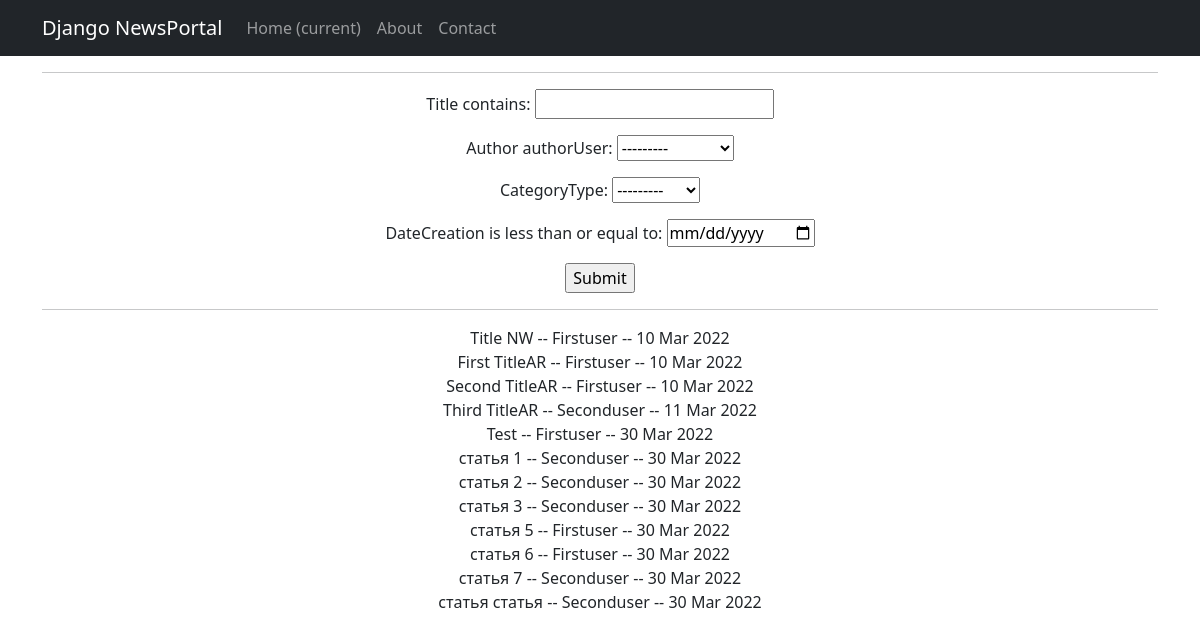
/news/search, run on the app's committed database.
### News/models.py (models this page shows, shortened)
class Post (models.Model):
    author = models.ForeignKey(Author, on_delete=models.CASCADE)
    NEWS = 'NW'
    ARTICLE = 'AR'
    CATEGORY_CHOICES = (
        (NEWS, 'Новость'),
        (ARTICLE, 'Статья'),
    )
    categoryType = models.CharField(max_length=2, choices=CATEGORY_CHOICES, default=ARTICLE)
    dateCreation = models.DateTimeField(auto_now_add=True)
    postCategory = models.ManyToManyField(Category, through='PostCategory')
    title = models.CharField(max_length=128)
    text = models.TextField()
    rating = models.SmallIntegerField(default=0)

class Author(models.Model):
    authorUser = models.OneToOneField(User, on_delete=models.CASCADE)
    ratingAuthor = models.SmallIntegerField(default=0, verbose_name="Рейтинг Автора")
    def __str__(self):
        return f'{self.authorUser}'

### News/views.py (the view)
# urls.py: path("search", post_filter),
def post_filter(request):
    f = PostFilter(request.GET, queryset=Post.objects.all())
    return render(request, 'filter_t.html', {'filter': f})

### templates/filter_t.html (shortened to what this page needs)
<!DOCTYPE html>
{% extends 'NewsPortal/default.html' %}
{% load custom_filters %}
{% block content %}
<html lang="en">
<head>
</head>
<body>
<hr>
  <form method="get">
    {{ filter.form.as_p }}
    <input type="submit" />
      <hr>
  </form>
    {% for obj in filter.qs %}
        {{ obj.title }} -- {{ obj.author }}  -- {{ obj.dateCreation|date:'d M Y' }} <br />
    {% endfor %}
</body>
{% endblock content %}

### templates/NewsPortal/default.html (shortened to what this page needs)
<!DOCTYPE html>
<html lang="en">
<head>
    {% load static %}
    <link href="{% static 'css/styles.css' %}" rel="stylesheet"/>
</head>
<body>
<nav class="navbar navbar-expand-lg navbar-dark bg-dark static-top">
    <div class="container">
        <a class="navbar-brand" href="#">Django NewsPortal</a>
        <div class="collapse navbar-collapse" id="navbarResponsive">
            <ul class="navbar-nav ml-auto">
                <li class="nav-item active">
                    <a class="nav-link" href="#">Home
                        <span class="sr-only">(current)</span>
                    </a>
                </li>
                <li class="nav-item">
                    <a class="nav-link" href="/about/">About</a>
                </li>
                <li class="nav-item">
                    <a class="nav-link" href="/contacts/">Contact</a>
                </li>
            </ul>
        </div>
    </div>
</nav>
<div class="container">
    <div class="row">
        <div class="col-lg-12 text-center">
            {% block content %}{% endblock content %}
        </div>
    </div>
</div>
</body>
</html>

### data on the page
Post: title "Title NW", author "Firstuser", dateCreation "10 Mar 2022"
Post: title "First TitleAR", author "Firstuser", dateCreation "10 Mar 2022"
Post: title "Second TitleAR", author "Firstuser", dateCreation "10 Mar 2022"
Post: title "Third TitleAR", author "Seconduser", dateCreation "11 Mar 2022"
Post: title "Test", author "Firstuser", dateCreation "30 Mar 2022"
Post: title "статья 1", author "Seconduser", dateCreation "30 Mar 2022"
Post: title "статья 2", author "Seconduser", dateCreation "30 Mar 2022"
Post: title "статья 3", author "Seconduser", dateCreation "30 Mar 2022"
Post: title "статья 5", author "Firstuser", dateCreation "30 Mar 2022"
Post: title "статья 6", author "Firstuser", dateCreation "30 Mar 2022"
Post: title "статья 7", author "Seconduser", dateCreation "30 Mar 2022"
Post: title "статья статья", author "Seconduser", dateCreation "30 Mar 2022"
